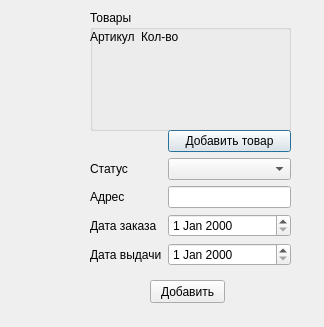
<?xml version="1.0" encoding="UTF-8"?>
<ui version="4.0">
 <class>Dialog</class>
 <widget class="QDialog" name="Dialog">
  <property name="geometry">
   <rect>
    <x>0</x>
    <y>0</y>
    <width>324</width>
    <height>327</height>
   </rect>
  </property>
  <property name="windowTitle">
   <string>Dialog</string>
  </property>
  <widget class="QWidget" name="formLayoutWidget">
   <property name="geometry">
    <rect>
     <x>90</x>
     <y>130</y>
     <width>201</width>
     <height>143</height>
    </rect>
   </property>
   <layout class="QFormLayout" name="formLayout">
    <item row="4" column="1">
     <widget class="QComboBox" name="statusCombo"/>
    </item>
    <item row="4" column="0">
     <widget class="QLabel" name="b">
      <property name="text">
       <string>Статус</string>
      </property>
     </widget>
    </item>
    <item row="5" column="1">
     <widget class="QLineEdit" name="address"/>
    </item>
    <item row="5" column="0">
     <widget class="QLabel" name="q">
      <property name="text">
       <string>Адрес</string>
      </property>
     </widget>
    </item>
    <item row="6" column="0">
     <widget class="QLabel" name="a">
      <property name="text">
       <string>Дата заказа</string>
      </property>
     </widget>
    </item>
    <item row="7" column="0">
     <widget class="QLabel" name="s">
      <property name="text">
       <string>Дата выдачи</string>
      </property>
     </widget>
    </item>
    <item row="6" column="1">
     <widget class="QDateEdit" name="dateOrder"/>
    </item>
    <item row="7" column="1">
     <widget class="QDateEdit" name="dateGive"/>
    </item>
    <item row="0" column="1">
     <widget class="QPushButton" name="addGoodOrder">
      <property name="text">
       <string>Добавить товар</string>
      </property>
     </widget>
    </item>
   </layout>
  </widget>
  <widget class="QPushButton" name="editBtn">
   <property name="geometry">
    <rect>
     <x>150</x>
     <y>280</y>
     <width>75</width>
     <height>23</height>
    </rect>
   </property>
   <property name="text">
    <string>Добавить</string>
   </property>
  </widget>
  <widget class="QGroupBox" name="groupBox">
   <property name="geometry">
    <rect>
     <x>90</x>
     <y>10</y>
     <width>201</width>
     <height>121</height>
    </rect>
   </property>
   <property name="title">
    <string>Товары</string>
   </property>
   <widget class="QWidget" name="formLayoutWidget_2">
    <property name="geometry">
     <rect>
      <x>0</x>
      <y>20</y>
      <width>201</width>
      <height>101</height>
     </rect>
    </property>
    <layout class="QFormLayout" name="formLayout_2">
     <item row="0" column="0">
      <widget class="QLabel" name="label">
       <property name="text">
        <string>Артикул</string>
       </property>
      </widget>
     </item>
     <item row="0" column="1">
      <widget class="QLabel" name="label_2">
       <property name="text">
        <string>Кол-во</string>
       </property>
      </widget>
     </item>
     <item row="1" column="1">
      <layout class="QVBoxLayout" name="amountLay"/>
     </item>
     <item row="1" column="0">
      <layout class="QVBoxLayout" name="articulLay"/>
     </item>
    </layout>
   </widget>
  </widget>
 </widget>
 <resources/>
 <connections/>
</ui>
